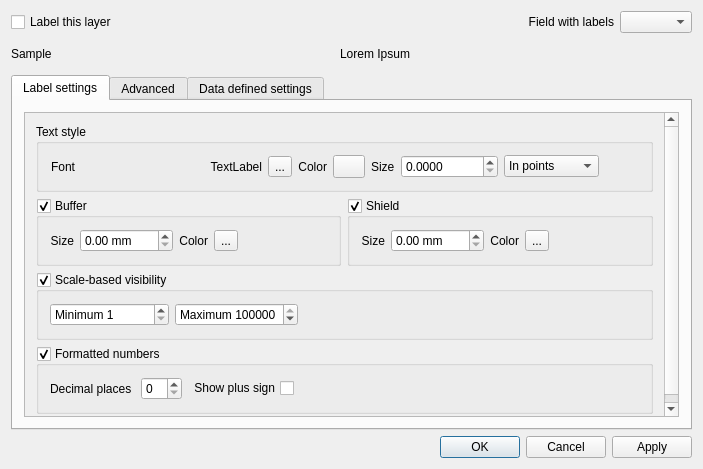
<?xml version="1.0" encoding="UTF-8"?>
<ui version="4.0">
 <class>QgsLabelingGuiBase</class>
 <widget class="QDialog" name="QgsLabelingGuiBase">
  <property name="geometry">
   <rect>
    <x>0</x>
    <y>0</y>
    <width>703</width>
    <height>469</height>
   </rect>
  </property>
  <property name="windowTitle">
   <string>Layer labeling settings</string>
  </property>
  <property name="windowIcon">
   <iconset>
    <normaloff>../../../../.designer/backup</normaloff>../../../../.designer/backup</iconset>
  </property>
  <layout class="QGridLayout" name="gridLayout_8">
   <item row="0" column="0">
    <layout class="QHBoxLayout" name="horizontalLayout_3">
     <item>
      <widget class="QCheckBox" name="chkEnableLabeling">
       <property name="text">
        <string>Label this layer</string>
       </property>
      </widget>
     </item>
     <item>
      <spacer name="horizontalSpacer_5">
       <property name="orientation">
        <enum>Qt::Horizontal</enum>
       </property>
       <property name="sizeHint" stdset="0">
        <size>
         <width>40</width>
         <height>20</height>
        </size>
       </property>
      </spacer>
     </item>
     <item>
      <widget class="QLabel" name="label_20">
       <property name="text">
        <string>Field with labels</string>
       </property>
       <property name="alignment">
        <set>Qt::AlignRight|Qt::AlignTrailing|Qt::AlignVCenter</set>
       </property>
      </widget>
     </item>
     <item>
      <widget class="QComboBox" name="cboFieldName"/>
     </item>
    </layout>
   </item>
   <item row="1" column="0">
    <layout class="QHBoxLayout" name="horizontalLayout_4">
     <item>
      <widget class="QLabel" name="label_33">
       <property name="sizePolicy">
        <sizepolicy hsizetype="Preferred" vsizetype="Preferred">
         <horstretch>0</horstretch>
         <verstretch>0</verstretch>
        </sizepolicy>
       </property>
       <property name="text">
        <string>Sample</string>
       </property>
       <property name="alignment">
        <set>Qt::AlignLeading|Qt::AlignLeft|Qt::AlignVCenter</set>
       </property>
      </widget>
     </item>
     <item>
      <widget class="QgsLabelPreview" name="lblFontPreview">
       <property name="sizePolicy">
        <sizepolicy hsizetype="Expanding" vsizetype="MinimumExpanding">
         <horstretch>0</horstretch>
         <verstretch>0</verstretch>
        </sizepolicy>
       </property>
       <property name="minimumSize">
        <size>
         <width>30</width>
         <height>30</height>
        </size>
       </property>
       <property name="text">
        <string>Lorem Ipsum</string>
       </property>
       <property name="alignment">
        <set>Qt::AlignCenter</set>
       </property>
      </widget>
     </item>
    </layout>
   </item>
   <item row="2" column="0">
    <widget class="QTabWidget" name="mTabWidget">
     <property name="currentIndex">
      <number>0</number>
     </property>
     <property name="iconSize">
      <size>
       <width>22</width>
       <height>22</height>
      </size>
     </property>
     <widget class="QWidget" name="tab_3">
      <attribute name="icon">
       <iconset resource="../../images/images.qrc">
        <normaloff>:/images/themes/default/propertyicons/labels.png</normaloff>:/images/themes/default/propertyicons/labels.png</iconset>
      </attribute>
      <attribute name="title">
       <string>Label settings</string>
      </attribute>
      <layout class="QGridLayout" name="gridLayout_14">
       <item row="0" column="0">
        <widget class="QScrollArea" name="scrollArea_3">
         <property name="lineWidth">
          <number>0</number>
         </property>
         <property name="widgetResizable">
          <bool>true</bool>
         </property>
         <widget class="QWidget" name="scrollAreaWidgetContents_3">
          <property name="geometry">
           <rect>
            <x>0</x>
            <y>0</y>
            <width>644</width>
            <height>296</height>
           </rect>
          </property>
          <layout class="QGridLayout" name="gridLayout_17">
           <item row="0" column="0" colspan="2">
            <widget class="QGroupBox" name="groupBox_6">
             <property name="title">
              <string>Text style</string>
             </property>
             <layout class="QGridLayout" name="gridLayout_9">
              <item row="0" column="0">
               <widget class="QLabel" name="label_28">
                <property name="sizePolicy">
                 <sizepolicy hsizetype="Preferred" vsizetype="Preferred">
                  <horstretch>0</horstretch>
                  <verstretch>0</verstretch>
                 </sizepolicy>
                </property>
                <property name="text">
                 <string>Font</string>
                </property>
                <property name="alignment">
                 <set>Qt::AlignRight|Qt::AlignTrailing|Qt::AlignVCenter</set>
                </property>
               </widget>
              </item>
              <item row="0" column="1">
               <widget class="QLabel" name="lblFontName">
                <property name="sizePolicy">
                 <sizepolicy hsizetype="Minimum" vsizetype="Preferred">
                  <horstretch>1</horstretch>
                  <verstretch>0</verstretch>
                 </sizepolicy>
                </property>
                <property name="text">
                 <string>TextLabel</string>
                </property>
                <property name="alignment">
                 <set>Qt::AlignRight|Qt::AlignTrailing|Qt::AlignVCenter</set>
                </property>
               </widget>
              </item>
              <item row="0" column="2">
               <widget class="QToolButton" name="btnChangeFont">
                <property name="text">
                 <string>...</string>
                </property>
               </widget>
              </item>
              <item row="0" column="3">
               <widget class="QLabel" name="label_29">
                <property name="sizePolicy">
                 <sizepolicy hsizetype="Preferred" vsizetype="Preferred">
                  <horstretch>0</horstretch>
                  <verstretch>0</verstretch>
                 </sizepolicy>
                </property>
                <property name="text">
                 <string>Color</string>
                </property>
                <property name="alignment">
                 <set>Qt::AlignRight|Qt::AlignTrailing|Qt::AlignVCenter</set>
                </property>
               </widget>
              </item>
              <item row="0" column="4">
               <widget class="QgsColorButton" name="btnTextColor">
                <property name="sizePolicy">
                 <sizepolicy hsizetype="Preferred" vsizetype="Fixed">
                  <horstretch>0</horstretch>
                  <verstretch>0</verstretch>
                 </sizepolicy>
                </property>
                <property name="minimumSize">
                 <size>
                  <width>32</width>
                  <height>0</height>
                 </size>
                </property>
                <property name="text">
                 <string/>
                </property>
               </widget>
              </item>
              <item row="0" column="5">
               <widget class="QLabel" name="mFontSizeLabel">
                <property name="text">
                 <string>Size</string>
                </property>
               </widget>
              </item>
              <item row="0" column="6">
               <widget class="QDoubleSpinBox" name="mFontSizeSpinBox">
                <property name="decimals">
                 <number>4</number>
                </property>
                <property name="maximum">
                 <double>999999999.000000000000000</double>
                </property>
               </widget>
              </item>
              <item row="0" column="7">
               <widget class="QComboBox" name="mFontSizeUnitComboBox">
                <item>
                 <property name="text">
                  <string>In points</string>
                 </property>
                </item>
                <item>
                 <property name="text">
                  <string>In map units</string>
                 </property>
                </item>
               </widget>
              </item>
              <item row="0" column="8">
               <spacer name="horizontalSpacer">
                <property name="orientation">
                 <enum>Qt::Horizontal</enum>
                </property>
                <property name="sizeType">
                 <enum>QSizePolicy::Maximum</enum>
                </property>
                <property name="sizeHint" stdset="0">
                 <size>
                  <width>40</width>
                  <height>20</height>
                 </size>
                </property>
               </spacer>
              </item>
             </layout>
            </widget>
           </item>
           <item row="1" column="0">
            <widget class="QGroupBox" name="chkBuffer">
             <property name="title">
              <string>Buffer</string>
             </property>
             <property name="checkable">
              <bool>true</bool>
             </property>
             <layout class="QGridLayout" name="gridLayout_5">
              <item row="0" column="0">
               <widget class="QLabel" name="label_31">
                <property name="text">
                 <string>Size</string>
                </property>
                <property name="alignment">
                 <set>Qt::AlignRight|Qt::AlignTrailing|Qt::AlignVCenter</set>
                </property>
               </widget>
              </item>
              <item row="0" column="1">
               <widget class="QDoubleSpinBox" name="spinBufferSize">
                <property name="minimumSize">
                 <size>
                  <width>93</width>
                  <height>0</height>
                 </size>
                </property>
                <property name="suffix">
                 <string> mm</string>
                </property>
               </widget>
              </item>
              <item row="0" column="2">
               <widget class="QLabel" name="label_32">
                <property name="text">
                 <string>Color</string>
                </property>
                <property name="alignment">
                 <set>Qt::AlignRight|Qt::AlignTrailing|Qt::AlignVCenter</set>
                </property>
               </widget>
              </item>
              <item row="0" column="3">
               <widget class="QgsColorButton" name="btnBufferColor">
                <property name="sizePolicy">
                 <sizepolicy hsizetype="Preferred" vsizetype="Fixed">
                  <horstretch>0</horstretch>
                  <verstretch>0</verstretch>
                 </sizepolicy>
                </property>
                <property name="text">
                 <string>...</string>
                </property>
               </widget>
              </item>
              <item row="0" column="4">
               <spacer name="horizontalSpacer_2">
                <property name="orientation">
                 <enum>Qt::Horizontal</enum>
                </property>
                <property name="sizeHint" stdset="0">
                 <size>
                  <width>428</width>
                  <height>20</height>
                 </size>
                </property>
               </spacer>
              </item>
             </layout>
            </widget>
           </item>
           <item row="1" column="1">
            <widget class="QGroupBox" name="chkShield">
             <property name="title">
              <string>Shield</string>
             </property>
             <property name="checkable">
              <bool>true</bool>
             </property>
             <layout class="QGridLayout" name="gridLayout_16">
              <item row="0" column="0">
               <widget class="QLabel" name="label_36">
                <property name="text">
                 <string>Size</string>
                </property>
                <property name="alignment">
                 <set>Qt::AlignRight|Qt::AlignTrailing|Qt::AlignVCenter</set>
                </property>
               </widget>
              </item>
              <item row="0" column="1">
               <widget class="QDoubleSpinBox" name="spinShieldSize">
                <property name="minimumSize">
                 <size>
                  <width>93</width>
                  <height>0</height>
                 </size>
                </property>
                <property name="suffix">
                 <string> mm</string>
                </property>
               </widget>
              </item>
              <item row="0" column="2">
               <widget class="QLabel" name="label_37">
                <property name="text">
                 <string>Color</string>
                </property>
                <property name="alignment">
                 <set>Qt::AlignRight|Qt::AlignTrailing|Qt::AlignVCenter</set>
                </property>
               </widget>
              </item>
              <item row="0" column="3">
               <widget class="QgsColorButton" name="btnShieldColor">
                <property name="sizePolicy">
                 <sizepolicy hsizetype="Preferred" vsizetype="Fixed">
                  <horstretch>0</horstretch>
                  <verstretch>0</verstretch>
                 </sizepolicy>
                </property>
                <property name="text">
                 <string>...</string>
                </property>
               </widget>
              </item>
              <item row="0" column="4">
               <spacer name="horizontalSpacer_6">
                <property name="orientation">
                 <enum>Qt::Horizontal</enum>
                </property>
                <property name="sizeHint" stdset="0">
                 <size>
                  <width>428</width>
                  <height>20</height>
                 </size>
                </property>
               </spacer>
              </item>
             </layout>
            </widget>
           </item>
           <item row="2" column="0" colspan="2">
            <widget class="QGroupBox" name="chkScaleBasedVisibility">
             <property name="title">
              <string>Scale-based visibility</string>
             </property>
             <property name="checkable">
              <bool>true</bool>
             </property>
             <layout class="QGridLayout" name="gridLayout_10">
              <item row="0" column="0">
               <widget class="QSpinBox" name="spinScaleMin">
                <property name="prefix">
                 <string>Minimum </string>
                </property>
                <property name="minimum">
                 <number>1</number>
                </property>
                <property name="maximum">
                 <number>10000000</number>
                </property>
               </widget>
              </item>
              <item row="0" column="1">
               <widget class="QSpinBox" name="spinScaleMax">
                <property name="prefix">
                 <string>Maximum </string>
                </property>
                <property name="minimum">
                 <number>1</number>
                </property>
                <property name="maximum">
                 <number>10000000</number>
                </property>
                <property name="value">
                 <number>10000000</number>
                </property>
               </widget>
              </item>
              <item row="0" column="2">
               <spacer name="horizontalSpacer_3">
                <property name="orientation">
                 <enum>Qt::Horizontal</enum>
                </property>
                <property name="sizeHint" stdset="0">
                 <size>
                  <width>307</width>
                  <height>20</height>
                 </size>
                </property>
               </spacer>
              </item>
             </layout>
            </widget>
           </item>
           <item row="3" column="0" colspan="2">
            <widget class="QGroupBox" name="chkFormattedNumbers">
             <property name="title">
              <string>Formatted numbers</string>
             </property>
             <property name="checkable">
              <bool>true</bool>
             </property>
             <layout class="QGridLayout" name="gridLayout_15">
              <item row="0" column="1">
               <widget class="QSpinBox" name="spinDecimals"/>
              </item>
              <item row="0" column="3">
               <spacer name="horizontalSpacer_4">
                <property name="orientation">
                 <enum>Qt::Horizontal</enum>
                </property>
                <property name="sizeHint" stdset="0">
                 <size>
                  <width>468</width>
                  <height>20</height>
                 </size>
                </property>
               </spacer>
              </item>
              <item row="0" column="0">
               <widget class="QLabel" name="label">
                <property name="text">
                 <string>Decimal places </string>
                </property>
               </widget>
              </item>
              <item row="0" column="2">
               <widget class="QCheckBox" name="chkPlusSign">
                <property name="layoutDirection">
                 <enum>Qt::RightToLeft</enum>
                </property>
                <property name="text">
                 <string>Show plus sign</string>
                </property>
               </widget>
              </item>
             </layout>
            </widget>
           </item>
          </layout>
         </widget>
        </widget>
       </item>
      </layout>
     </widget>
     <widget class="QWidget" name="tab">
      <attribute name="icon">
       <iconset resource="../../images/images.qrc">
        <normaloff>:/images/themes/default/propertyicons/general.png</normaloff>:/images/themes/default/propertyicons/general.png</iconset>
      </attribute>
      <attribute name="title">
       <string>Advanced</string>
      </attribute>
      <layout class="QGridLayout" name="gridLayout_6">
       <item row="0" column="0">
        <widget class="QScrollArea" name="scrollArea_2">
         <property name="widgetResizable">
          <bool>true</bool>
         </property>
         <widget class="QWidget" name="scrollAreaWidgetContents_2">
          <property name="geometry">
           <rect>
            <x>0</x>
            <y>0</y>
            <width>523</width>
            <height>485</height>
           </rect>
          </property>
          <layout class="QGridLayout" name="gridLayout_13">
           <item row="1" column="0">
            <widget class="QGroupBox" name="groupBox_7">
             <property name="title">
              <string>Priority</string>
             </property>
             <layout class="QHBoxLayout" name="horizontalLayout_18">
              <item>
               <widget class="QLabel" name="label_34">
                <property name="text">
                 <string>Low</string>
                </property>
               </widget>
              </item>
              <item>
               <widget class="QSlider" name="sliderPriority">
                <property name="maximum">
                 <number>10</number>
                </property>
                <property name="value">
                 <number>5</number>
                </property>
                <property name="orientation">
                 <enum>Qt::Horizontal</enum>
                </property>
                <property name="tickPosition">
                 <enum>QSlider::TicksBelow</enum>
                </property>
                <property name="tickInterval">
                 <number>1</number>
                </property>
               </widget>
              </item>
              <item>
               <widget class="QLabel" name="label_35">
                <property name="text">
                 <string>High</string>
                </property>
               </widget>
              </item>
             </layout>
            </widget>
           </item>
           <item row="2" column="0">
            <widget class="QGroupBox" name="groupBox">
             <property name="title">
              <string>Options</string>
             </property>
             <layout class="QGridLayout" name="gridLayout_12">
              <item row="0" column="0">
               <widget class="QCheckBox" name="chkLabelPerFeaturePart">
                <property name="text">
                 <string>Label every part of multi-part features</string>
                </property>
               </widget>
              </item>
              <item row="1" column="0">
               <widget class="QCheckBox" name="chkMergeLines">
                <property name="text">
                 <string>Merge connected lines to avoid duplicate labels</string>
                </property>
               </widget>
              </item>
              <item row="2" column="0">
               <widget class="QCheckBox" name="chkMultiLine">
                <property name="text">
                 <string>Multiline labels</string>
                </property>
               </widget>
              </item>
              <item row="3" column="0">
               <widget class="QCheckBox" name="chkAddDirectionSymbol">
                <property name="text">
                 <string>Add direction symbol</string>
                </property>
               </widget>
              </item>
              <item row="4" column="0">
               <layout class="QHBoxLayout" name="horizontalLayout_2">
                <item>
                 <widget class="QLabel" name="label_19">
                  <property name="text">
                   <string>Suppress labeling of features smaller than</string>
                  </property>
                 </widget>
                </item>
                <item>
                 <widget class="QDoubleSpinBox" name="mMinSizeSpinBox">
                  <property name="suffix">
                   <string> mm</string>
                  </property>
                 </widget>
                </item>
               </layout>
              </item>
              <item row="5" column="0">
               <layout class="QHBoxLayout" name="horizontalLayout_20">
                <item>
                 <widget class="QCheckBox" name="chkNoObstacle">
                  <property name="enabled">
                   <bool>true</bool>
                  </property>
                  <property name="text">
                   <string>Features don't act as obstacles for labels</string>
                  </property>
                 </widget>
                </item>
                <item>
                 <spacer name="horizontalSpacer_8">
                  <property name="orientation">
                   <enum>Qt::Horizontal</enum>
                  </property>
                  <property name="sizeHint" stdset="0">
                   <size>
                    <width>40</width>
                    <height>20</height>
                   </size>
                  </property>
                 </spacer>
                </item>
                <item>
                 <widget class="QPushButton" name="btnEngineSettings">
                  <property name="enabled">
                   <bool>true</bool>
                  </property>
                  <property name="text">
                   <string>Engine settings</string>
                  </property>
                 </widget>
                </item>
               </layout>
              </item>
             </layout>
            </widget>
           </item>
           <item row="0" column="0">
            <widget class="QGroupBox" name="groupBox_5">
             <property name="title">
              <string>Placement</string>
             </property>
             <layout class="QHBoxLayout" name="horizontalLayout_12">
              <property name="leftMargin">
               <number>0</number>
              </property>
              <property name="topMargin">
               <number>0</number>
              </property>
              <property name="rightMargin">
               <number>0</number>
              </property>
              <property name="bottomMargin">
               <number>4</number>
              </property>
              <item>
               <widget class="QStackedWidget" name="stackedPlacement">
                <property name="currentIndex">
                 <number>2</number>
                </property>
                <widget class="QWidget" name="pagePoint">
                 <layout class="QVBoxLayout" name="verticalLayout_6">
                  <item>
                   <widget class="QRadioButton" name="radAroundPoint">
                    <property name="text">
                     <string>around point</string>
                    </property>
                    <property name="checked">
                     <bool>true</bool>
                    </property>
                   </widget>
                  </item>
                  <item>
                   <widget class="QRadioButton" name="radOverPoint">
                    <property name="text">
                     <string>over point</string>
                    </property>
                   </widget>
                  </item>
                 </layout>
                </widget>
                <widget class="QWidget" name="pageLine">
                 <layout class="QVBoxLayout" name="verticalLayout_7">
                  <item>
                   <widget class="QRadioButton" name="radLineParallel">
                    <property name="text">
                     <string>parallel</string>
                    </property>
                    <property name="checked">
                     <bool>true</bool>
                    </property>
                   </widget>
                  </item>
                  <item>
                   <widget class="QRadioButton" name="radLineCurved">
                    <property name="text">
                     <string>curved</string>
                    </property>
                   </widget>
                  </item>
                  <item>
                   <widget class="QRadioButton" name="radLineHorizontal">
                    <property name="text">
                     <string>horizontal</string>
                    </property>
                   </widget>
                  </item>
                 </layout>
                </widget>
                <widget class="QWidget" name="pagePolygon">
                 <layout class="QVBoxLayout" name="verticalLayout_8">
                  <item>
                   <widget class="QRadioButton" name="radOverCentroid">
                    <property name="text">
                     <string>over centroid</string>
                    </property>
                    <property name="checked">
                     <bool>true</bool>
                    </property>
                   </widget>
                  </item>
                  <item>
                   <widget class="QRadioButton" name="radAroundCentroid">
                    <property name="text">
                     <string>around centroid</string>
                    </property>
                   </widget>
                  </item>
                  <item>
                   <widget class="QRadioButton" name="radPolygonHorizontal">
                    <property name="text">
                     <string>horizontal (slow)</string>
                    </property>
                   </widget>
                  </item>
                  <item>
                   <widget class="QRadioButton" name="radPolygonFree">
                    <property name="text">
                     <string>free (slow)</string>
                    </property>
                   </widget>
                  </item>
                  <item>
                   <widget class="QRadioButton" name="radPolygonPerimeter">
                    <property name="text">
                     <string>using perimeter</string>
                    </property>
                   </widget>
                  </item>
                 </layout>
                </widget>
               </widget>
              </item>
              <item>
               <widget class="Line" name="line_3">
                <property name="orientation">
                 <enum>Qt::Vertical</enum>
                </property>
               </widget>
              </item>
              <item>
               <widget class="QStackedWidget" name="stackedOptions">
                <property name="currentIndex">
                 <number>0</number>
                </property>
                <widget class="QWidget" name="pageOptionsPoint">
                 <layout class="QGridLayout" name="gridLayout_7">
                  <item row="0" column="0">
                   <widget class="QLabel" name="label_21">
                    <property name="text">
                     <string>Label distance</string>
                    </property>
                    <property name="alignment">
                     <set>Qt::AlignRight|Qt::AlignTrailing|Qt::AlignVCenter</set>
                    </property>
                   </widget>
                  </item>
                  <item row="0" column="1">
                   <widget class="QDoubleSpinBox" name="spinDistPoint">
                    <property name="decimals">
                     <number>4</number>
                    </property>
                    <property name="maximum">
                     <double>999999999.000000000000000</double>
                    </property>
                   </widget>
                  </item>
                  <item row="1" column="0">
                   <widget class="QLabel" name="label_23">
                    <property name="text">
                     <string>Rotation</string>
                    </property>
                    <property name="alignment">
                     <set>Qt::AlignRight|Qt::AlignTrailing|Qt::AlignVCenter</set>
                    </property>
                   </widget>
                  </item>
                  <item row="1" column="1">
                   <widget class="QSpinBox" name="spinAngle">
                    <property name="enabled">
                     <bool>false</bool>
                    </property>
                   </widget>
                  </item>
                  <item row="1" column="2">
                   <widget class="QLabel" name="label_24">
                    <property name="text">
                     <string>degrees</string>
                    </property>
                   </widget>
                  </item>
                  <item row="0" column="2">
                   <widget class="QComboBox" name="mPointDistanceUnitComboBox">
                    <item>
                     <property name="text">
                      <string>In mm</string>
                     </property>
                    </item>
                    <item>
                     <property name="text">
                      <string>In map units</string>
                     </property>
                    </item>
                   </widget>
                  </item>
                 </layout>
                </widget>
                <widget class="QWidget" name="pageOptionsLine">
                 <layout class="QVBoxLayout" name="verticalLayout_9">
                  <item>
                   <widget class="QCheckBox" name="chkLineAbove">
                    <property name="text">
                     <string>above line</string>
                    </property>
                    <property name="checked">
                     <bool>true</bool>
                    </property>
                   </widget>
                  </item>
                  <item>
                   <widget class="QCheckBox" name="chkLineOn">
                    <property name="text">
                     <string>on line</string>
                    </property>
                   </widget>
                  </item>
                  <item>
                   <widget class="QCheckBox" name="chkLineBelow">
                    <property name="text">
                     <string>below line</string>
                    </property>
                   </widget>
                  </item>
                  <item>
                   <layout class="QHBoxLayout" name="horizontalLayout_13">
                    <item>
                     <widget class="QLabel" name="label_25">
                      <property name="text">
                       <string>Orientation</string>
                      </property>
                     </widget>
                    </item>
                    <item>
                     <widget class="QRadioButton" name="radOrientationMap">
                      <property name="text">
                       <string>map</string>
                      </property>
                      <property name="checked">
                       <bool>true</bool>
                      </property>
                     </widget>
                    </item>
                    <item>
                     <widget class="QRadioButton" name="radOrientationLine">
                      <property name="text">
                       <string>line</string>
                      </property>
                     </widget>
                    </item>
                   </layout>
                  </item>
                  <item>
                   <layout class="QHBoxLayout" name="horizontalLayout_14">
                    <item>
                     <widget class="QLabel" name="label_26">
                      <property name="text">
                       <string>Label distance</string>
                      </property>
                      <property name="alignment">
                       <set>Qt::AlignRight|Qt::AlignTrailing|Qt::AlignVCenter</set>
                      </property>
                     </widget>
                    </item>
                    <item>
                     <widget class="QDoubleSpinBox" name="spinDistLine">
                      <property name="decimals">
                       <number>4</number>
                      </property>
                      <property name="maximum">
                       <double>999999999.000000000000000</double>
                      </property>
                     </widget>
                    </item>
                    <item>
                     <widget class="QComboBox" name="mLineDistanceUnitComboBox">
                      <item>
                       <property name="text">
                        <string>In mm</string>
                       </property>
                      </item>
                      <item>
                       <property name="text">
                        <string>In map units</string>
                       </property>
                      </item>
                     </widget>
                    </item>
                   </layout>
                  </item>
                 </layout>
                </widget>
                <widget class="QWidget" name="pageOptionsEmpty"/>
               </widget>
              </item>
             </layout>
            </widget>
           </item>
          </layout>
         </widget>
        </widget>
       </item>
      </layout>
     </widget>
     <widget class="QWidget" name="tab_4">
      <attribute name="icon">
       <iconset resource="../../images/images.qrc">
        <normaloff>:/images/themes/gis/mActionOpenTable.png</normaloff>:/images/themes/gis/mActionOpenTable.png</iconset>
      </attribute>
      <attribute name="title">
       <string>Data defined settings</string>
      </attribute>
      <layout class="QGridLayout" name="gridLayout_3">
       <item row="3" column="1">
        <widget class="QScrollArea" name="scrollArea">
         <property name="widgetResizable">
          <bool>true</bool>
         </property>
         <widget class="QWidget" name="scrollAreaWidgetContents">
          <property name="geometry">
           <rect>
            <x>0</x>
            <y>-303</y>
            <width>644</width>
            <height>708</height>
           </rect>
          </property>
          <layout class="QGridLayout" name="gridLayout_18">
           <item row="0" column="0">
            <widget class="QGroupBox" name="mFontAttributePropertiesGroupBox">
             <property name="sizePolicy">
              <sizepolicy hsizetype="Expanding" vsizetype="Preferred">
               <horstretch>0</horstretch>
               <verstretch>0</verstretch>
              </sizepolicy>
             </property>
             <property name="title">
              <string>Font properties</string>
             </property>
             <layout class="QGridLayout" name="gridLayout">
              <item row="0" column="0">
               <widget class="QLabel" name="mSizeLabel">
                <property name="text">
                 <string>Size</string>
                </property>
               </widget>
              </item>
              <item row="0" column="1">
               <widget class="QComboBox" name="mSizeAttributeComboBox"/>
              </item>
              <item row="1" column="0">
               <widget class="QLabel" name="mColorLabel">
                <property name="text">
                 <string>Color</string>
                </property>
               </widget>
              </item>
              <item row="1" column="1">
               <widget class="QComboBox" name="mColorAttributeComboBox"/>
              </item>
              <item row="2" column="0">
               <widget class="QLabel" name="mBoldLabel">
                <property name="text">
                 <string>Bold</string>
                </property>
               </widget>
              </item>
              <item row="2" column="1">
               <widget class="QComboBox" name="mBoldAttributeComboBox"/>
              </item>
              <item row="3" column="0">
               <widget class="QLabel" name="mItalicLabel">
                <property name="text">
                 <string>Italic</string>
                </property>
               </widget>
              </item>
              <item row="3" column="1">
               <widget class="QComboBox" name="mItalicAttributeComboBox"/>
              </item>
              <item row="4" column="0">
               <widget class="QLabel" name="mUnderlineLabel">
                <property name="text">
                 <string>Underline</string>
                </property>
               </widget>
              </item>
              <item row="4" column="1">
               <widget class="QComboBox" name="mUnderlineAttributeComboBox"/>
              </item>
              <item row="5" column="0">
               <widget class="QLabel" name="mStrikeoutLabel">
                <property name="text">
                 <string>Strikeout</string>
                </property>
               </widget>
              </item>
              <item row="5" column="1">
               <widget class="QComboBox" name="mStrikeoutAttributeComboBox"/>
              </item>
              <item row="6" column="0">
               <widget class="QLabel" name="mFontFamilyLabel">
                <property name="text">
                 <string>Font family</string>
                </property>
               </widget>
              </item>
              <item row="6" column="1">
               <widget class="QComboBox" name="mFontFamilyAttributeComboBox"/>
              </item>
             </layout>
            </widget>
           </item>
           <item row="1" column="0">
            <widget class="QGroupBox" name="mBufferAttributesPropertiesGroupBox">
             <property name="title">
              <string>Buffer properties</string>
             </property>
             <layout class="QGridLayout" name="gridLayout_2">
              <item row="0" column="0">
               <widget class="QLabel" name="mBufferSizeLabel">
                <property name="text">
                 <string>Buffer size</string>
                </property>
               </widget>
              </item>
              <item row="0" column="1">
               <widget class="QComboBox" name="mBufferSizeAttributeComboBox"/>
              </item>
              <item row="1" column="0">
               <widget class="QLabel" name="mBufferColorLabel">
                <property name="text">
                 <string>Buffer color</string>
                </property>
               </widget>
              </item>
              <item row="1" column="1">
               <widget class="QComboBox" name="mBufferColorAttributeComboBox"/>
              </item>
             </layout>
            </widget>
           </item>
           <item row="2" column="0">
            <widget class="QGroupBox" name="mBufferAttributesPropertiesGroupBox_2">
             <property name="title">
              <string>Shield properties</string>
             </property>
             <layout class="QGridLayout" name="gridLayout_11">
              <item row="0" column="0">
               <widget class="QLabel" name="mBufferSizeLabel_2">
                <property name="text">
                 <string>Shield size</string>
                </property>
               </widget>
              </item>
              <item row="0" column="1">
               <widget class="QComboBox" name="mShieldSizeAttributeComboBox"/>
              </item>
              <item row="1" column="0">
               <widget class="QLabel" name="mBufferColorLabel_2">
                <property name="text">
                 <string>Shield color</string>
                </property>
               </widget>
              </item>
              <item row="1" column="1">
               <widget class="QComboBox" name="mShieldColorAttributeComboBox"/>
              </item>
             </layout>
            </widget>
           </item>
           <item row="3" column="0">
            <widget class="QGroupBox" name="mPositionAttributeGroupBox">
             <property name="title">
              <string>Position</string>
             </property>
             <layout class="QGridLayout" name="gridLayout_4">
              <item row="1" column="0">
               <widget class="QLabel" name="mXCoordinateLabel">
                <property name="text">
                 <string>X Coordinate</string>
                </property>
               </widget>
              </item>
              <item row="1" column="1">
               <widget class="QComboBox" name="mXCoordinateComboBox"/>
              </item>
              <item row="2" column="0">
               <widget class="QLabel" name="mYCoordinateLabel">
                <property name="text">
                 <string>Y Coordinate</string>
                </property>
               </widget>
              </item>
              <item row="2" column="1">
               <widget class="QComboBox" name="mYCoordinateComboBox"/>
              </item>
              <item row="3" column="0">
               <widget class="QLabel" name="mHorizontalAlignmentLabel">
                <property name="text">
                 <string>Horizontal alignment</string>
                </property>
               </widget>
              </item>
              <item row="3" column="1">
               <widget class="QComboBox" name="mHorizontalAlignmentComboBox"/>
              </item>
              <item row="4" column="0">
               <widget class="QLabel" name="mVerticalAlignmentLabel">
                <property name="text">
                 <string>Vertical alignment</string>
                </property>
               </widget>
              </item>
              <item row="4" column="1">
               <widget class="QComboBox" name="mVerticalAlignmentComboBox"/>
              </item>
              <item row="5" column="1">
               <widget class="QComboBox" name="mRotationComboBox"/>
              </item>
              <item row="5" column="0">
               <widget class="QLabel" name="mRotationLabel">
                <property name="text">
                 <string>Rotation</string>
                </property>
               </widget>
              </item>
              <item row="0" column="1">
               <widget class="QComboBox" name="mLabelDistanceComboBox"/>
              </item>
              <item row="0" column="0">
               <widget class="QLabel" name="mLabelDistanceLabel">
                <property name="text">
                 <string>Label distance</string>
                </property>
               </widget>
              </item>
             </layout>
            </widget>
           </item>
          </layout>
         </widget>
        </widget>
       </item>
      </layout>
     </widget>
    </widget>
   </item>
   <item row="3" column="0">
    <widget class="QDialogButtonBox" name="buttonBox">
     <property name="orientation">
      <enum>Qt::Horizontal</enum>
     </property>
     <property name="standardButtons">
      <set>QDialogButtonBox::Apply|QDialogButtonBox::Cancel|QDialogButtonBox::Ok</set>
     </property>
    </widget>
   </item>
  </layout>
 </widget>
 <layoutdefault spacing="6" margin="11"/>
 <customwidgets>
  <customwidget>
   <class>QgsColorButton</class>
   <extends>QToolButton</extends>
   <header>qgscolorbutton.h</header>
  </customwidget>
  <customwidget>
   <class>QgsLabelPreview</class>
   <extends>QLabel</extends>
   <header>qgslabelpreview.h</header>
  </customwidget>
 </customwidgets>
 <tabstops>
  <tabstop>buttonBox</tabstop>
 </tabstops>
 <resources>
  <include location="../../images/images.qrc"/>
 </resources>
 <connections>
  <connection>
   <sender>buttonBox</sender>
   <signal>accepted()</signal>
   <receiver>QgsLabelingGuiBase</receiver>
   <slot>accept()</slot>
   <hints>
    <hint type="sourcelabel">
     <x>344</x>
     <y>575</y>
    </hint>
    <hint type="destinationlabel">
     <x>309</x>
     <y>430</y>
    </hint>
   </hints>
  </connection>
  <connection>
   <sender>buttonBox</sender>
   <signal>rejected()</signal>
   <receiver>QgsLabelingGuiBase</receiver>
   <slot>reject()</slot>
   <hints>
    <hint type="sourcelabel">
     <x>344</x>
     <y>575</y>
    </hint>
    <hint type="destinationlabel">
     <x>353</x>
     <y>430</y>
    </hint>
   </hints>
  </connection>
 </connections>
</ui>
